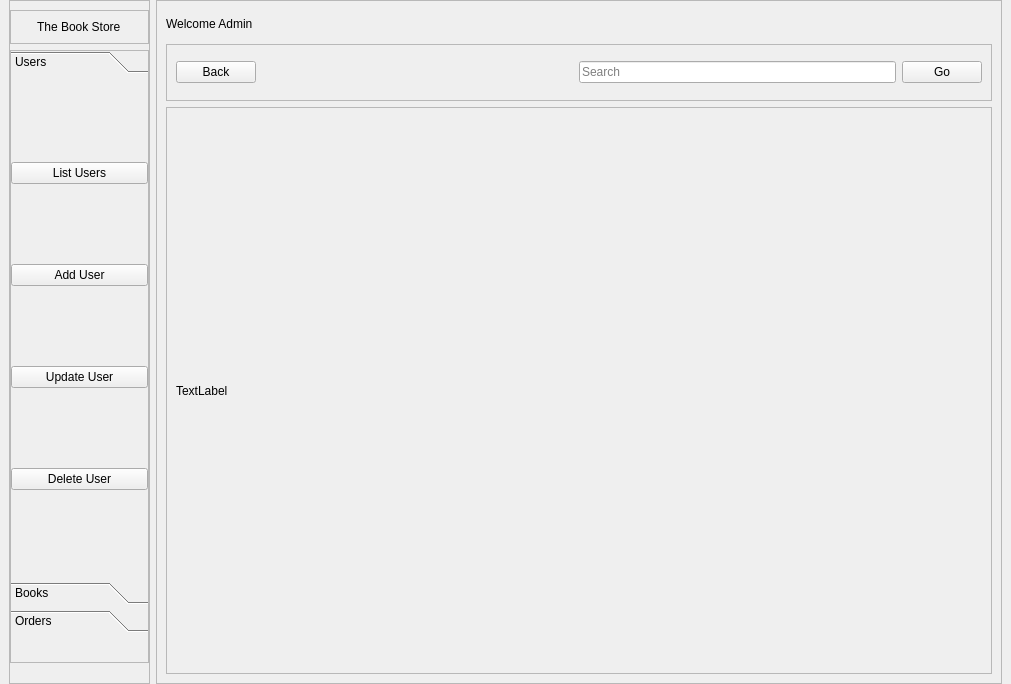
<?xml version="1.0" encoding="UTF-8"?>
<ui version="4.0">
 <class>MainWindow</class>
 <widget class="QMainWindow" name="MainWindow">
  <property name="geometry">
   <rect>
    <x>0</x>
    <y>0</y>
    <width>1011</width>
    <height>684</height>
   </rect>
  </property>
  <property name="windowTitle">
   <string>MainWindow</string>
  </property>
  <widget class="QWidget" name="centralwidget">
   <layout class="QHBoxLayout" name="horizontalLayout" stretch="1,6">
    <property name="topMargin">
     <number>0</number>
    </property>
    <property name="bottomMargin">
     <number>0</number>
    </property>
    <item>
     <widget class="QFrame" name="frame">
      <property name="frameShape">
       <enum>QFrame::StyledPanel</enum>
      </property>
      <property name="frameShadow">
       <enum>QFrame::Raised</enum>
      </property>
      <layout class="QVBoxLayout" name="verticalLayout">
       <property name="leftMargin">
        <number>0</number>
       </property>
       <property name="rightMargin">
        <number>0</number>
       </property>
       <property name="bottomMargin">
        <number>20</number>
       </property>
       <item>
        <widget class="QFrame" name="frame_3">
         <property name="frameShape">
          <enum>QFrame::StyledPanel</enum>
         </property>
         <property name="frameShadow">
          <enum>QFrame::Raised</enum>
         </property>
         <layout class="QHBoxLayout" name="horizontalLayout_2">
          <item alignment="Qt::AlignHCenter">
           <widget class="QLabel" name="StoreTitle">
            <property name="text">
             <string>The Book Store</string>
            </property>
           </widget>
          </item>
         </layout>
        </widget>
       </item>
       <item>
        <widget class="QFrame" name="frame_4">
         <property name="sizePolicy">
          <sizepolicy hsizetype="Preferred" vsizetype="Expanding">
           <horstretch>0</horstretch>
           <verstretch>0</verstretch>
          </sizepolicy>
         </property>
         <property name="frameShape">
          <enum>QFrame::StyledPanel</enum>
         </property>
         <property name="frameShadow">
          <enum>QFrame::Raised</enum>
         </property>
         <layout class="QHBoxLayout" name="horizontalLayout_3">
          <property name="leftMargin">
           <number>0</number>
          </property>
          <property name="topMargin">
           <number>0</number>
          </property>
          <property name="rightMargin">
           <number>0</number>
          </property>
          <property name="bottomMargin">
           <number>30</number>
          </property>
          <item>
           <widget class="QToolBox" name="tb_sidemenu">
            <property name="sizePolicy">
             <sizepolicy hsizetype="Preferred" vsizetype="Preferred">
              <horstretch>0</horstretch>
              <verstretch>0</verstretch>
             </sizepolicy>
            </property>
            <property name="currentIndex">
             <number>0</number>
            </property>
            <widget class="QWidget" name="p_user">
             <property name="geometry">
              <rect>
               <x>0</x>
               <y>0</y>
               <width>135</width>
               <height>458</height>
              </rect>
             </property>
             <attribute name="label">
              <string>Users</string>
             </attribute>
             <layout class="QVBoxLayout" name="verticalLayout_4">
              <property name="leftMargin">
               <number>0</number>
              </property>
              <property name="rightMargin">
               <number>0</number>
              </property>
              <item>
               <widget class="QPushButton" name="pb_listusers">
                <property name="text">
                 <string>List Users</string>
                </property>
               </widget>
              </item>
              <item>
               <widget class="QPushButton" name="pb_adduser">
                <property name="text">
                 <string>Add User</string>
                </property>
               </widget>
              </item>
              <item>
               <widget class="QPushButton" name="pb_updateuser">
                <property name="text">
                 <string>Update User</string>
                </property>
               </widget>
              </item>
              <item>
               <widget class="QPushButton" name="pb_deleteuser">
                <property name="text">
                 <string>Delete User</string>
                </property>
               </widget>
              </item>
             </layout>
            </widget>
            <widget class="QWidget" name="p_book">
             <property name="geometry">
              <rect>
               <x>0</x>
               <y>0</y>
               <width>135</width>
               <height>458</height>
              </rect>
             </property>
             <attribute name="label">
              <string>Books</string>
             </attribute>
             <layout class="QVBoxLayout" name="verticalLayout_5">
              <property name="leftMargin">
               <number>0</number>
              </property>
              <property name="rightMargin">
               <number>0</number>
              </property>
              <item>
               <widget class="QPushButton" name="pb_listbooks">
                <property name="text">
                 <string>List Books</string>
                </property>
               </widget>
              </item>
              <item>
               <widget class="QPushButton" name="pb_addbook">
                <property name="text">
                 <string>Add Book</string>
                </property>
               </widget>
              </item>
              <item>
               <widget class="QPushButton" name="pb_updatebook">
                <property name="text">
                 <string>Update Books</string>
                </property>
               </widget>
              </item>
              <item>
               <widget class="QPushButton" name="pb_deletebook">
                <property name="text">
                 <string>Delete Book</string>
                </property>
               </widget>
              </item>
             </layout>
            </widget>
            <widget class="QWidget" name="p_order">
             <property name="geometry">
              <rect>
               <x>0</x>
               <y>0</y>
               <width>135</width>
               <height>458</height>
              </rect>
             </property>
             <attribute name="label">
              <string>Orders</string>
             </attribute>
             <layout class="QVBoxLayout" name="verticalLayout_6">
              <property name="spacing">
               <number>-1</number>
              </property>
              <property name="leftMargin">
               <number>0</number>
              </property>
              <property name="rightMargin">
               <number>0</number>
              </property>
              <item>
               <widget class="QPushButton" name="pb_listorders">
                <property name="text">
                 <string>List Orders</string>
                </property>
               </widget>
              </item>
              <item>
               <widget class="QPushButton" name="pb_createorder">
                <property name="text">
                 <string>Create Order</string>
                </property>
               </widget>
              </item>
              <item>
               <widget class="QPushButton" name="pb_updateorders">
                <property name="text">
                 <string>Update Orders</string>
                </property>
               </widget>
              </item>
              <item>
               <widget class="QPushButton" name="pb_cancelorder">
                <property name="enabled">
                 <bool>true</bool>
                </property>
                <property name="text">
                 <string>Cancel Order</string>
                </property>
                <property name="autoDefault">
                 <bool>false</bool>
                </property>
                <property name="default">
                 <bool>false</bool>
                </property>
                <property name="flat">
                 <bool>false</bool>
                </property>
               </widget>
              </item>
             </layout>
            </widget>
           </widget>
          </item>
         </layout>
        </widget>
       </item>
      </layout>
     </widget>
    </item>
    <item>
     <widget class="QFrame" name="frame_2">
      <property name="frameShape">
       <enum>QFrame::StyledPanel</enum>
      </property>
      <property name="frameShadow">
       <enum>QFrame::Raised</enum>
      </property>
      <layout class="QVBoxLayout" name="verticalLayout_2" stretch="1,2,20">
       <item>
        <widget class="QLabel" name="l_pagebanner">
         <property name="text">
          <string>Welcome Admin </string>
         </property>
        </widget>
       </item>
       <item>
        <widget class="QFrame" name="frame_5">
         <property name="frameShape">
          <enum>QFrame::StyledPanel</enum>
         </property>
         <property name="frameShadow">
          <enum>QFrame::Raised</enum>
         </property>
         <layout class="QHBoxLayout" name="horizontalLayout_4">
          <item>
           <widget class="QPushButton" name="pb_back">
            <property name="text">
             <string>Back</string>
            </property>
           </widget>
          </item>
          <item>
           <spacer name="horizontalSpacer">
            <property name="orientation">
             <enum>Qt::Horizontal</enum>
            </property>
            <property name="sizeHint" stdset="0">
             <size>
              <width>317</width>
              <height>20</height>
             </size>
            </property>
           </spacer>
          </item>
          <item>
           <widget class="QLineEdit" name="le_search">
            <property name="placeholderText">
             <string>Search</string>
            </property>
           </widget>
          </item>
          <item>
           <widget class="QPushButton" name="pb_go">
            <property name="text">
             <string>Go</string>
            </property>
           </widget>
          </item>
         </layout>
        </widget>
       </item>
       <item>
        <widget class="QFrame" name="frame_6">
         <property name="frameShape">
          <enum>QFrame::StyledPanel</enum>
         </property>
         <property name="frameShadow">
          <enum>QFrame::Raised</enum>
         </property>
         <layout class="QVBoxLayout" name="verticalLayout_3">
          <item>
           <widget class="QLabel" name="label_3">
            <property name="text">
             <string>TextLabel</string>
            </property>
           </widget>
          </item>
         </layout>
        </widget>
       </item>
      </layout>
     </widget>
    </item>
   </layout>
  </widget>
 </widget>
 <resources/>
 <connections/>
</ui>
